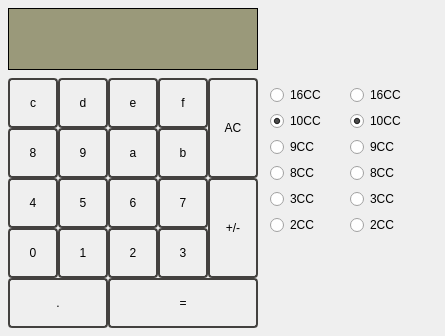
<?xml version="1.0" encoding="UTF-8"?>
<ui version="4.0">
 <class>MainWindow</class>
 <widget class="QMainWindow" name="MainWindow">
  <property name="geometry">
   <rect>
    <x>0</x>
    <y>0</y>
    <width>445</width>
    <height>336</height>
   </rect>
  </property>
  <property name="windowTitle">
   <string>MainWindow</string>
  </property>
  <property name="styleSheet">
   <string notr="true">background-image: url(:/resurce/img/—Pngtree—abstract lines background_450198.jpg);</string>
  </property>
  <widget class="QWidget" name="centralwidget">
   <widget class="QLabel" name="result_show">
    <property name="geometry">
     <rect>
      <x>8</x>
      <y>8</y>
      <width>250</width>
      <height>62</height>
     </rect>
    </property>
    <property name="styleSheet">
     <string notr="true">background-color: rgb(154, 153, 122);
font: 16pt &quot;IrisUPC&quot;;
border-style: solid;
border-width: 1px;
 border-color: black; 
qproperty-alignment:'AlignVCenter | AlignRight';
                             </string>
    </property>
    <property name="lineWidth">
     <number>1</number>
    </property>
    <property name="text">
     <string/>
    </property>
   </widget>
   <widget class="QPushButton" name="pushButton_9">
    <property name="geometry">
     <rect>
      <x>58</x>
      <y>128</y>
      <width>50</width>
      <height>50</height>
     </rect>
    </property>
    <property name="styleSheet">
     <string notr="true">QPushButton {

    border: 2px solid #43413f;
        border-radius: 4px;
    color: rgb(0, 0, 0);
  
}
QPushButton:hover, QPushButton:focus {
   border-color: rgba(82, 168, 236, 0.8);
   outline: 0 none;
}</string>
    </property>
    <property name="text">
     <string>9</string>
    </property>
    <property name="shortcut">
     <string>9</string>
    </property>
   </widget>
   <widget class="QPushButton" name="pushButton_0">
    <property name="geometry">
     <rect>
      <x>8</x>
      <y>228</y>
      <width>50</width>
      <height>50</height>
     </rect>
    </property>
    <property name="styleSheet">
     <string notr="true">QPushButton {

    border: 2px solid #43413f;
        border-radius: 4px;
    color: rgb(0, 0, 0);
  
}
QPushButton:hover, QPushButton:focus {
   border-color: rgba(82, 168, 236, 0.8);
   outline: 0 none;
}</string>
    </property>
    <property name="text">
     <string>0</string>
    </property>
    <property name="shortcut">
     <string>0</string>
    </property>
    <property name="checkable">
     <bool>false</bool>
    </property>
    <property name="default">
     <bool>false</bool>
    </property>
   </widget>
   <widget class="QPushButton" name="pushButton_11">
    <property name="geometry">
     <rect>
      <x>158</x>
      <y>128</y>
      <width>50</width>
      <height>50</height>
     </rect>
    </property>
    <property name="styleSheet">
     <string notr="true">QPushButton {

    border: 2px solid #43413f;
        border-radius: 4px;
    color: rgb(0, 0, 0);
  
}
QPushButton:hover, QPushButton:focus {
   border-color: rgba(82, 168, 236, 0.8);
   outline: 0 none;
}</string>
    </property>
    <property name="text">
     <string>b</string>
    </property>
    <property name="shortcut">
     <string>B</string>
    </property>
   </widget>
   <widget class="QPushButton" name="pushButton_16">
    <property name="geometry">
     <rect>
      <x>8</x>
      <y>278</y>
      <width>100</width>
      <height>50</height>
     </rect>
    </property>
    <property name="styleSheet">
     <string notr="true">QPushButton {

    border: 2px solid #43413f;
        border-radius: 4px;
    color: rgb(0, 0, 0);
  
}
QPushButton:hover, QPushButton:focus {
   border-color: rgba(82, 168, 236, 0.8);
   outline: 0 none;
}</string>
    </property>
    <property name="text">
     <string>.</string>
    </property>
    <property name="shortcut">
     <string>.</string>
    </property>
   </widget>
   <widget class="QPushButton" name="pushButton_13">
    <property name="geometry">
     <rect>
      <x>58</x>
      <y>78</y>
      <width>50</width>
      <height>50</height>
     </rect>
    </property>
    <property name="styleSheet">
     <string notr="true">QPushButton {

    border: 2px solid #43413f;
        border-radius: 4px;
    color: rgb(0, 0, 0);
  
}
QPushButton:hover, QPushButton:focus {
   border-color: rgba(82, 168, 236, 0.8);
   outline: 0 none;
}</string>
    </property>
    <property name="text">
     <string>d</string>
    </property>
    <property name="shortcut">
     <string>D</string>
    </property>
   </widget>
   <widget class="QPushButton" name="pushButton_15">
    <property name="geometry">
     <rect>
      <x>158</x>
      <y>78</y>
      <width>50</width>
      <height>50</height>
     </rect>
    </property>
    <property name="styleSheet">
     <string notr="true">QPushButton {

    border: 2px solid #43413f;
        border-radius: 4px;
    color: rgb(0, 0, 0);
  
}
QPushButton:hover, QPushButton:focus {
   border-color: rgba(82, 168, 236, 0.8);
   outline: 0 none;
}</string>
    </property>
    <property name="text">
     <string>f</string>
    </property>
    <property name="shortcut">
     <string>F</string>
    </property>
   </widget>
   <widget class="QPushButton" name="pushButton_1">
    <property name="geometry">
     <rect>
      <x>58</x>
      <y>228</y>
      <width>50</width>
      <height>50</height>
     </rect>
    </property>
    <property name="styleSheet">
     <string notr="true">QPushButton {

    border: 2px solid #43413f;
        border-radius: 4px;
    color: rgb(0, 0, 0);
  
}
QPushButton:hover, QPushButton:focus {
   border-color: rgba(82, 168, 236, 0.8);
   outline: 0 none;
}</string>
    </property>
    <property name="text">
     <string>1</string>
    </property>
    <property name="shortcut">
     <string>1</string>
    </property>
   </widget>
   <widget class="QPushButton" name="pushButton">
    <property name="geometry">
     <rect>
      <x>208</x>
      <y>78</y>
      <width>50</width>
      <height>100</height>
     </rect>
    </property>
    <property name="styleSheet">
     <string notr="true">QPushButton {

    border: 2px solid #43413f;
        border-radius: 4px;
    color: rgb(0, 0, 0);
  
}
QPushButton:hover, QPushButton:focus {
   border-color: rgba(82, 168, 236, 0.8);
   outline: 0 none;
}</string>
    </property>
    <property name="text">
     <string>AC</string>
    </property>
    <property name="shortcut">
     <string>Backspace</string>
    </property>
   </widget>
   <widget class="QPushButton" name="pushButton_ravno">
    <property name="geometry">
     <rect>
      <x>108</x>
      <y>278</y>
      <width>150</width>
      <height>50</height>
     </rect>
    </property>
    <property name="styleSheet">
     <string notr="true">QPushButton {

    border: 2px solid #43413f;
        border-radius: 4px;
    color: rgb(0, 0, 0);
  
}
QPushButton:hover, QPushButton:focus {
   border-color: rgba(82, 168, 236, 0.8);
   outline: 0 none;
}</string>
    </property>
    <property name="text">
     <string>=</string>
    </property>
    <property name="shortcut">
     <string>=</string>
    </property>
   </widget>
   <widget class="QPushButton" name="pushButton_4">
    <property name="geometry">
     <rect>
      <x>8</x>
      <y>178</y>
      <width>50</width>
      <height>50</height>
     </rect>
    </property>
    <property name="styleSheet">
     <string notr="true">QPushButton {

    border: 2px solid #43413f;
        border-radius: 4px;
    color: rgb(0, 0, 0);
  
}
QPushButton:hover, QPushButton:focus {
   border-color: rgba(82, 168, 236, 0.8);
   outline: 0 none;
}</string>
    </property>
    <property name="text">
     <string>4</string>
    </property>
    <property name="shortcut">
     <string>4</string>
    </property>
   </widget>
   <widget class="QPushButton" name="pushButton_6">
    <property name="geometry">
     <rect>
      <x>108</x>
      <y>178</y>
      <width>50</width>
      <height>50</height>
     </rect>
    </property>
    <property name="styleSheet">
     <string notr="true">QPushButton {

    border: 2px solid #43413f;
        border-radius: 4px;
    color: rgb(0, 0, 0);
  
}
QPushButton:hover, QPushButton:focus {
   border-color: rgba(82, 168, 236, 0.8);
   outline: 0 none;
}</string>
    </property>
    <property name="text">
     <string>6</string>
    </property>
    <property name="shortcut">
     <string>6</string>
    </property>
   </widget>
   <widget class="QWidget" name="layoutWidget">
    <property name="geometry">
     <rect>
      <x>270</x>
      <y>80</y>
      <width>88</width>
      <height>161</height>
     </rect>
    </property>
    <property name="styleSheet">
     <string notr="true"/>
    </property>
    <layout class="QVBoxLayout" name="verticalLayout_3">
     <item>
      <layout class="QVBoxLayout" name="verticalLayout_2">
       <item>
        <widget class="QRadioButton" name="radioButton_16CC">
         <property name="styleSheet">
          <string notr="true"/>
         </property>
         <property name="text">
          <string>16CC</string>
         </property>
        </widget>
       </item>
       <item>
        <widget class="QRadioButton" name="radioButton_10CC">
         <property name="styleSheet">
          <string notr="true"/>
         </property>
         <property name="text">
          <string>10CC</string>
         </property>
         <property name="checked">
          <bool>true</bool>
         </property>
        </widget>
       </item>
       <item>
        <widget class="QRadioButton" name="radioButton_9CC">
         <property name="styleSheet">
          <string notr="true"/>
         </property>
         <property name="text">
          <string>9CC</string>
         </property>
        </widget>
       </item>
       <item>
        <widget class="QRadioButton" name="radioButton_8CC">
         <property name="styleSheet">
          <string notr="true"/>
         </property>
         <property name="text">
          <string>8CC</string>
         </property>
        </widget>
       </item>
       <item>
        <widget class="QRadioButton" name="radioButton_3CC">
         <property name="styleSheet">
          <string notr="true"/>
         </property>
         <property name="text">
          <string>3CC</string>
         </property>
        </widget>
       </item>
       <item>
        <widget class="QRadioButton" name="radioButton_2CC">
         <property name="styleSheet">
          <string notr="true"/>
         </property>
         <property name="text">
          <string>2CC</string>
         </property>
        </widget>
       </item>
      </layout>
     </item>
    </layout>
   </widget>
   <widget class="QWidget" name="layoutWidget_2">
    <property name="geometry">
     <rect>
      <x>350</x>
      <y>80</y>
      <width>88</width>
      <height>161</height>
     </rect>
    </property>
    <property name="styleSheet">
     <string notr="true"/>
    </property>
    <layout class="QVBoxLayout" name="verticalLayout_4">
     <item>
      <layout class="QVBoxLayout" name="verticalLayout_5">
       <item>
        <widget class="QRadioButton" name="radioButton_16">
         <property name="styleSheet">
          <string notr="true"/>
         </property>
         <property name="text">
          <string>16CC</string>
         </property>
        </widget>
       </item>
       <item>
        <widget class="QRadioButton" name="radioButton_10">
         <property name="styleSheet">
          <string notr="true"/>
         </property>
         <property name="text">
          <string>10CC</string>
         </property>
         <property name="checked">
          <bool>true</bool>
         </property>
        </widget>
       </item>
       <item>
        <widget class="QRadioButton" name="radioButton_9">
         <property name="styleSheet">
          <string notr="true"/>
         </property>
         <property name="text">
          <string>9CC</string>
         </property>
        </widget>
       </item>
       <item>
        <widget class="QRadioButton" name="radioButton_8">
         <property name="styleSheet">
          <string notr="true"/>
         </property>
         <property name="text">
          <string>8CC</string>
         </property>
        </widget>
       </item>
       <item>
        <widget class="QRadioButton" name="radioButton_3">
         <property name="styleSheet">
          <string notr="true"/>
         </property>
         <property name="text">
          <string>3CC</string>
         </property>
        </widget>
       </item>
       <item>
        <widget class="QRadioButton" name="radioButton_2">
         <property name="styleSheet">
          <string notr="true"/>
         </property>
         <property name="text">
          <string>2CC</string>
         </property>
        </widget>
       </item>
      </layout>
     </item>
    </layout>
   </widget>
   <widget class="QPushButton" name="pushButton_plusminus">
    <property name="geometry">
     <rect>
      <x>208</x>
      <y>178</y>
      <width>50</width>
      <height>100</height>
     </rect>
    </property>
    <property name="styleSheet">
     <string notr="true">QPushButton {

    border: 2px solid #43413f;
        border-radius: 4px;
    color: rgb(0, 0, 0);
  
}
QPushButton:hover, QPushButton:focus {
   border-color: rgba(82, 168, 236, 0.8);
   outline: 0 none;
}</string>
    </property>
    <property name="text">
     <string>+/-</string>
    </property>
    <property name="shortcut">
     <string>-</string>
    </property>
   </widget>
   <widget class="QPushButton" name="pushButton_10">
    <property name="geometry">
     <rect>
      <x>108</x>
      <y>128</y>
      <width>50</width>
      <height>50</height>
     </rect>
    </property>
    <property name="styleSheet">
     <string notr="true">QPushButton {

    border: 2px solid #43413f;
        border-radius: 4px;
    color: rgb(0, 0, 0);
  
}
QPushButton:hover, QPushButton:focus {
   border-color: rgba(82, 168, 236, 0.8);
   outline: 0 none;
}</string>
    </property>
    <property name="text">
     <string>a</string>
    </property>
    <property name="shortcut">
     <string>A</string>
    </property>
   </widget>
   <widget class="QPushButton" name="pushButton_12">
    <property name="geometry">
     <rect>
      <x>8</x>
      <y>78</y>
      <width>50</width>
      <height>50</height>
     </rect>
    </property>
    <property name="styleSheet">
     <string notr="true">QPushButton {

    border: 2px solid #43413f;
        border-radius: 4px;
    color: rgb(0, 0, 0);
  
}
QPushButton:hover, QPushButton:focus {
   border-color: rgba(82, 168, 236, 0.8);
   outline: 0 none;
}</string>
    </property>
    <property name="text">
     <string>c</string>
    </property>
    <property name="shortcut">
     <string>C</string>
    </property>
   </widget>
   <widget class="QPushButton" name="pushButton_14">
    <property name="geometry">
     <rect>
      <x>108</x>
      <y>78</y>
      <width>50</width>
      <height>50</height>
     </rect>
    </property>
    <property name="styleSheet">
     <string notr="true">QPushButton {

    border: 2px solid #43413f;
        border-radius: 4px;
    color: rgb(0, 0, 0);
  
}
QPushButton:hover, QPushButton:focus {
   border-color: rgba(82, 168, 236, 0.8);
   outline: 0 none;
}</string>
    </property>
    <property name="text">
     <string>e</string>
    </property>
    <property name="shortcut">
     <string>E</string>
    </property>
   </widget>
   <widget class="QPushButton" name="pushButton_8">
    <property name="geometry">
     <rect>
      <x>8</x>
      <y>128</y>
      <width>50</width>
      <height>50</height>
     </rect>
    </property>
    <property name="styleSheet">
     <string notr="true">QPushButton {

    border: 2px solid #43413f;
        border-radius: 4px;
    color: rgb(0, 0, 0);
  
}
QPushButton:hover, QPushButton:focus {
   border-color: rgba(82, 168, 236, 0.8);
   outline: 0 none;
}</string>
    </property>
    <property name="text">
     <string>8</string>
    </property>
    <property name="shortcut">
     <string>8</string>
    </property>
   </widget>
   <widget class="QPushButton" name="pushButton_3">
    <property name="geometry">
     <rect>
      <x>158</x>
      <y>228</y>
      <width>50</width>
      <height>50</height>
     </rect>
    </property>
    <property name="styleSheet">
     <string notr="true">QPushButton {

    border: 2px solid #43413f;
        border-radius: 4px;
    color: rgb(0, 0, 0);
  
}
QPushButton:hover, QPushButton:focus {
   border-color: rgba(82, 168, 236, 0.8);
   outline: 0 none;
}</string>
    </property>
    <property name="text">
     <string>3</string>
    </property>
    <property name="shortcut">
     <string>3</string>
    </property>
   </widget>
   <widget class="QPushButton" name="pushButton_7">
    <property name="geometry">
     <rect>
      <x>158</x>
      <y>178</y>
      <width>50</width>
      <height>50</height>
     </rect>
    </property>
    <property name="styleSheet">
     <string notr="true">QPushButton {

    border: 2px solid #43413f;
        border-radius: 4px;
    color: rgb(0, 0, 0);
  
}
QPushButton:hover, QPushButton:focus {
   border-color: rgba(82, 168, 236, 0.8);
   outline: 0 none;
}</string>
    </property>
    <property name="text">
     <string>7</string>
    </property>
    <property name="shortcut">
     <string>7</string>
    </property>
   </widget>
   <widget class="QPushButton" name="pushButton_2">
    <property name="geometry">
     <rect>
      <x>108</x>
      <y>228</y>
      <width>50</width>
      <height>50</height>
     </rect>
    </property>
    <property name="styleSheet">
     <string notr="true">QPushButton {

    border: 2px solid #43413f;
        border-radius: 4px;
    color: rgb(0, 0, 0);
  
}
QPushButton:hover, QPushButton:focus {
   border-color: rgba(82, 168, 236, 0.8);
   outline: 0 none;
}</string>
    </property>
    <property name="text">
     <string>2</string>
    </property>
    <property name="shortcut">
     <string>2</string>
    </property>
   </widget>
   <widget class="QPushButton" name="pushButton_5">
    <property name="geometry">
     <rect>
      <x>58</x>
      <y>178</y>
      <width>50</width>
      <height>50</height>
     </rect>
    </property>
    <property name="styleSheet">
     <string notr="true">QPushButton {

    border: 2px solid #43413f;
        border-radius: 4px;
    color: rgb(0, 0, 0);
  
}
QPushButton:hover, QPushButton:focus {
   border-color: rgba(82, 168, 236, 0.8);
   outline: 0 none;
}</string>
    </property>
    <property name="text">
     <string>5</string>
    </property>
    <property name="shortcut">
     <string>5</string>
    </property>
   </widget>
  </widget>
 </widget>
 <resources/>
 <connections/>
</ui>
